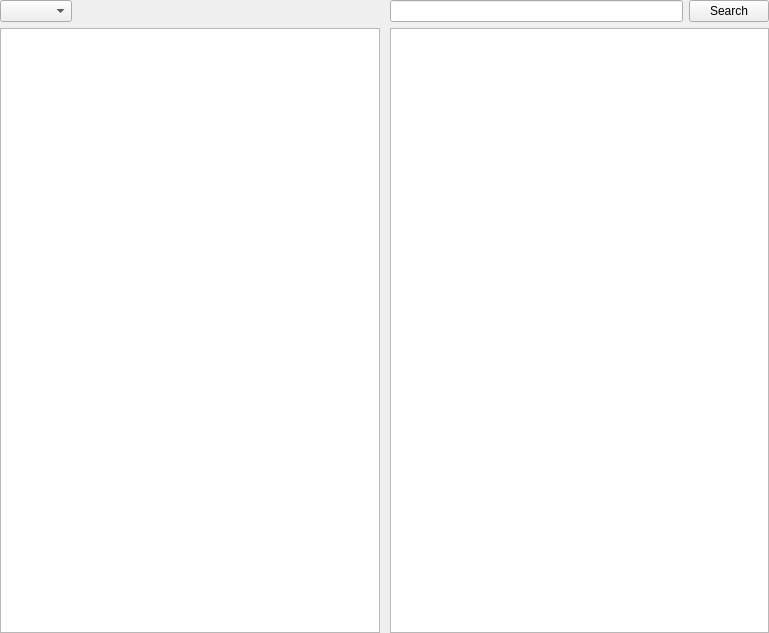
<?xml version="1.0" encoding="UTF-8"?>
<ui version="4.0">
 <class>GUI_DirectoryWidget</class>
 <widget class="QWidget" name="GUI_DirectoryWidget">
  <property name="geometry">
   <rect>
    <x>0</x>
    <y>0</y>
    <width>769</width>
    <height>633</height>
   </rect>
  </property>
  <property name="sizePolicy">
   <sizepolicy hsizetype="MinimumExpanding" vsizetype="MinimumExpanding">
    <horstretch>0</horstretch>
    <verstretch>0</verstretch>
   </sizepolicy>
  </property>
  <property name="windowTitle">
   <string/>
  </property>
  <layout class="QGridLayout" name="gridLayout">
   <property name="leftMargin">
    <number>0</number>
   </property>
   <property name="topMargin">
    <number>0</number>
   </property>
   <property name="rightMargin">
    <number>0</number>
   </property>
   <property name="bottomMargin">
    <number>0</number>
   </property>
   <property name="horizontalSpacing">
    <number>10</number>
   </property>
   <item row="1" column="0">
    <widget class="DirectoryTreeView" name="tv_dirs">
     <property name="font">
      <font>
       <weight>75</weight>
       <bold>true</bold>
      </font>
     </property>
     <property name="dragEnabled">
      <bool>true</bool>
     </property>
     <property name="dragDropMode">
      <enum>QAbstractItemView::DragOnly</enum>
     </property>
     <property name="alternatingRowColors">
      <bool>true</bool>
     </property>
     <property name="headerHidden">
      <bool>true</bool>
     </property>
    </widget>
   </item>
   <item row="1" column="1">
    <widget class="FileListView" name="lv_files">
     <property name="font">
      <font>
       <weight>75</weight>
       <bold>true</bold>
      </font>
     </property>
     <property name="dragEnabled">
      <bool>true</bool>
     </property>
     <property name="dragDropMode">
      <enum>QAbstractItemView::DragOnly</enum>
     </property>
     <property name="alternatingRowColors">
      <bool>true</bool>
     </property>
     <property name="selectionMode">
      <enum>QAbstractItemView::ExtendedSelection</enum>
     </property>
    </widget>
   </item>
   <item row="0" column="0">
    <layout class="QHBoxLayout" name="horizontalLayout">
     <property name="spacing">
      <number>0</number>
     </property>
     <property name="topMargin">
      <number>0</number>
     </property>
     <item>
      <widget class="QComboBox" name="combo_libchooser"/>
     </item>
     <item>
      <spacer name="horizontalSpacer">
       <property name="orientation">
        <enum>Qt::Horizontal</enum>
       </property>
       <property name="sizeHint" stdset="0">
        <size>
         <width>40</width>
         <height>20</height>
        </size>
       </property>
      </spacer>
     </item>
    </layout>
   </item>
   <item row="0" column="1">
    <layout class="QHBoxLayout" name="horizontalLayout_2">
     <property name="spacing">
      <number>6</number>
     </property>
     <item>
      <widget class="QLineEdit" name="le_search">
       <property name="sizePolicy">
        <sizepolicy hsizetype="Expanding" vsizetype="Preferred">
         <horstretch>0</horstretch>
         <verstretch>0</verstretch>
        </sizepolicy>
       </property>
       <property name="maximumSize">
        <size>
         <width>16777215</width>
         <height>25</height>
        </size>
       </property>
       <property name="focusPolicy">
        <enum>Qt::ClickFocus</enum>
       </property>
      </widget>
     </item>
     <item>
      <widget class="QPushButton" name="btn_search">
       <property name="sizePolicy">
        <sizepolicy hsizetype="Minimum" vsizetype="Preferred">
         <horstretch>0</horstretch>
         <verstretch>0</verstretch>
        </sizepolicy>
       </property>
       <property name="maximumSize">
        <size>
         <width>16777215</width>
         <height>25</height>
        </size>
       </property>
       <property name="focusPolicy">
        <enum>Qt::NoFocus</enum>
       </property>
       <property name="text">
        <string>Search</string>
       </property>
       <property name="icon">
        <iconset resource="../Resources/Icons.qrc">
         <normaloff>:/Icons/lupe.svg.png</normaloff>:/Icons/lupe.svg.png</iconset>
       </property>
       <property name="iconSize">
        <size>
         <width>16</width>
         <height>16</height>
        </size>
       </property>
      </widget>
     </item>
    </layout>
   </item>
  </layout>
 </widget>
 <customwidgets>
  <customwidget>
   <class>DirectoryTreeView</class>
   <extends>QTreeView</extends>
   <header>GUI/DirectoryWidget/DirectoryTreeView.h</header>
  </customwidget>
  <customwidget>
   <class>FileListView</class>
   <extends>QListView</extends>
   <header>GUI/DirectoryWidget/FileListView.h</header>
  </customwidget>
 </customwidgets>
 <tabstops>
  <tabstop>combo_libchooser</tabstop>
  <tabstop>tv_dirs</tabstop>
  <tabstop>lv_files</tabstop>
 </tabstops>
 <resources>
  <include location="../Resources/Icons.qrc"/>
 </resources>
 <connections/>
</ui>
